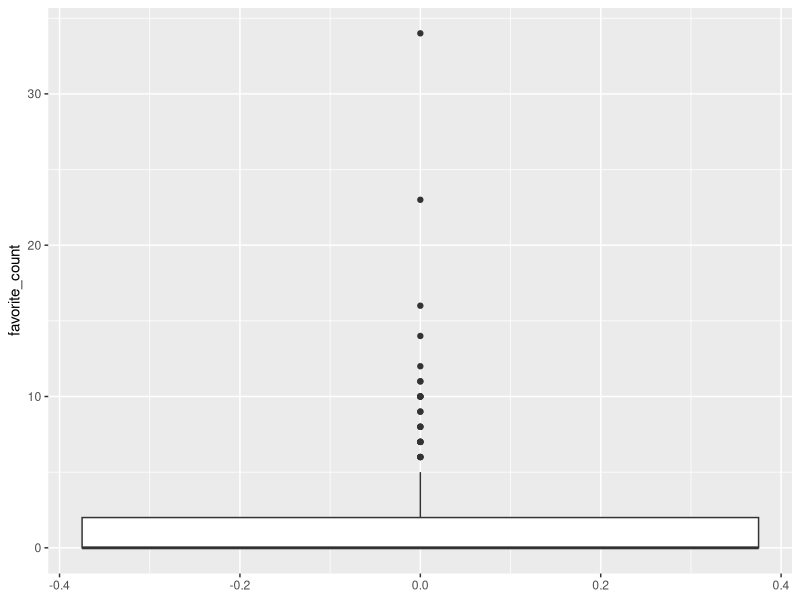

This figure's R source:
## ---- chunk 1
knitr::opts_chunk$set(error = FALSE, message = FALSE, warning = FALSE)
## ---- chunk 2
library(tidyverse)
## ---- chunk 3
tweets <- read_csv(file("data/code_clan_tweets_utf-8.csv", encoding = "UTF-8"))
## ---- chunk 4
nrow(tweets)
ncol(tweets)
colnames(tweets)
## ---- chunk 5
ggplot(tweets) +
  aes(y = favorite_count) +
  geom_boxplot()
## ---- chunk 6
tweets %>% 
  filter(is_quote == FALSE) %>% 
  summarise(
    sum(favorite_count)
  ) %>% 
  as.integer()
## ---- chunk 7
tweets %>% 
  filter(is_quote == FALSE) %>% 
  group_by(source) %>% 
  summarise(
    mean_retweet_count = mean(retweet_count)
  ) %>% 
  arrange(
    desc(mean_retweet_count),
    source
  ) %>% 
  mutate(
    mean_retweet_count = round(mean_retweet_count, 2)
  )
## ---- chunk 8
tweets %>% 
  select(
    media_type,
    favorite_count
  ) %>% 
  mutate(
    media_type = replace_na(media_type, "text")
  ) %>% 
  group_by(media_type) %>% 
  summarise(
    total_likes = n()
  ) %>% 
  arrange(
    desc(total_likes)
  )
## ---- chunk 9
tweets %>% 
  select(text) %>% 
  mutate(
    character_count = str_length(text)
  ) %>% 
  summarise(
    mean(character_count)
  ) %>% 
  as.integer()
## ---- chunk 10
tweets_info <- read_csv("data/code_clan_info.csv")
tweets_joined <- inner_join(tweets, tweets_info, by = "tweet_id")
## ---- chunk 11
tweets_joined
## ---- chunk 12
codeclan_hashtags <- tweets_joined %>% 
  select(
    tweet_id,
    hashtags
  ) %>% 
  filter(
    is.na(hashtags) == FALSE
  ) %>% 
  mutate(
    hashtags = str_to_lower(hashtags)
  )
## ---- chunk 13
codeclan_hashtags
